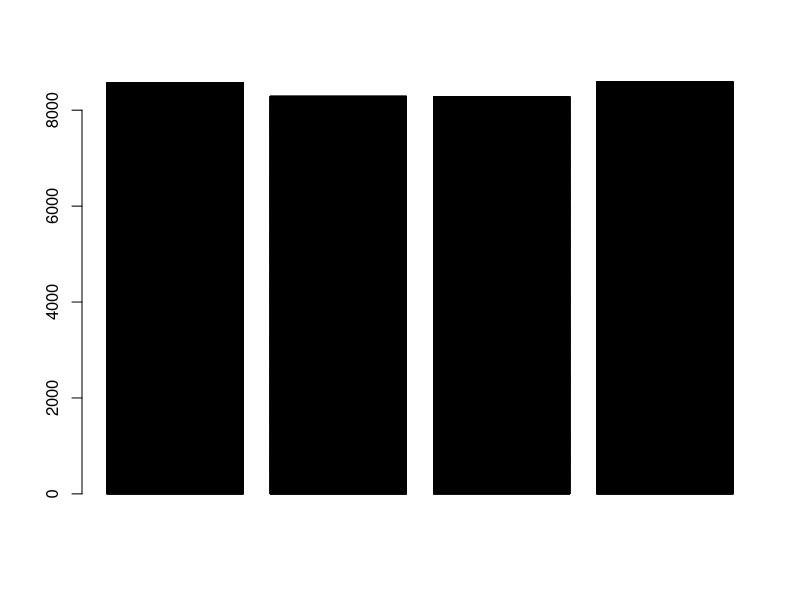
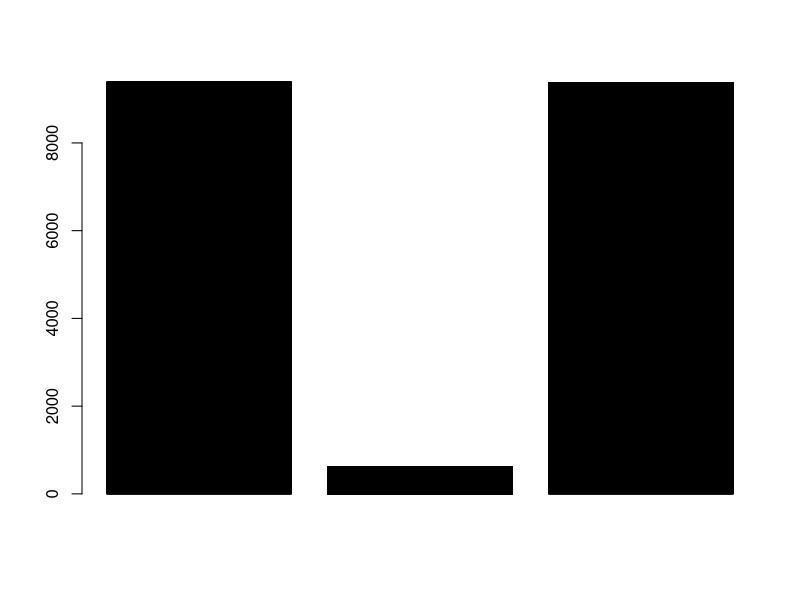
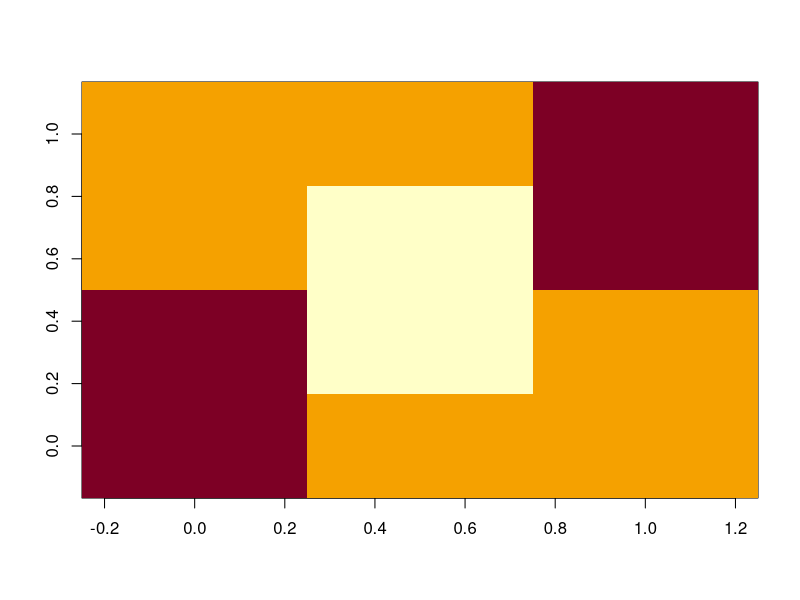

Recreate these plots in R, in order.
## ---- chunk 1
W  = matrix(c(1,0,0,1,-1,0,0,-1,1,0,0,1), nrow = 4, byrow = TRUE)

v_init = rep(0, 4)
h_init = rep(0, 3)

b_i = c(0,0,0,0)
c_j = c(0,0,0)

beta = 2 

n_sim = 10000

h = h_init
v = v_init
h_trajectory = matrix(0, ncol = length(h), nrow = n_sim)
v_trajectory = matrix(0, ncol = length(v), nrow = n_sim)


for(n in 1:n_sim){
  eta = -beta*(-W %*% h - b_i) 
  v = ( runif(length(v)) < (exp(eta) / (1 + exp(eta))) )
  v = as.integer(v)
  v_trajectory[n,] = v
  
  theta = -beta*(-t(W) %*% v - c_j) 
  h = ( runif(length(h)) < (exp(theta) / (1 + exp(theta))) )
  h = as.integer(h)
  h_trajectory[n, ] = h
}



apply(v_trajectory, 2, mean)
apply(h_trajectory, 2, mean)

barplot(v_trajectory)
barplot(h_trajectory)

cor(h_trajectory, v_trajectory)

#h_trajectory
image(cor(h_trajectory, v_trajectory))
## ---- chunk 2


